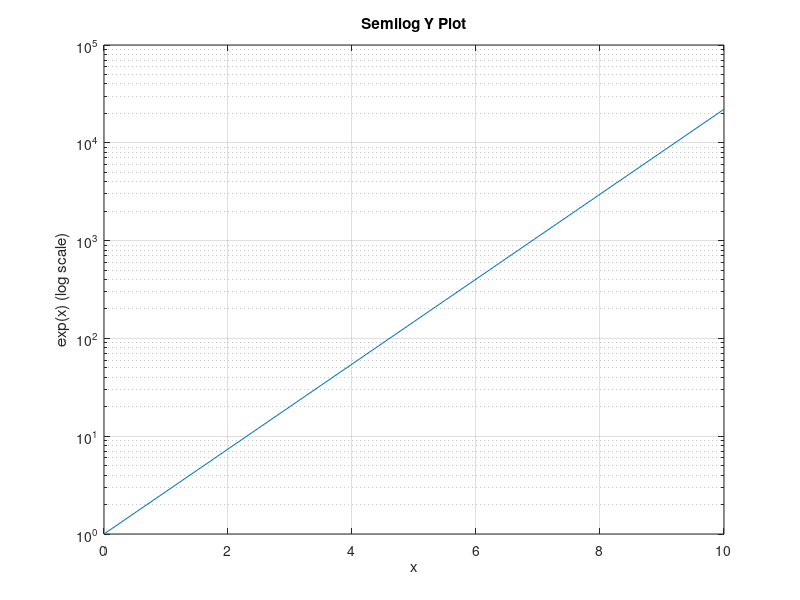

This chart was generated by the following MATLAB code:
% semilogy - Semilog plot (log y-axis)
% Demonstrates a plot with logarithmic y-axis

x = 0:0.5:10;
y = exp(x);

figure;
semilogy(x, y);
title('Semilog Y Plot');
xlabel('x');
ylabel('exp(x) (log scale)');
grid on;
